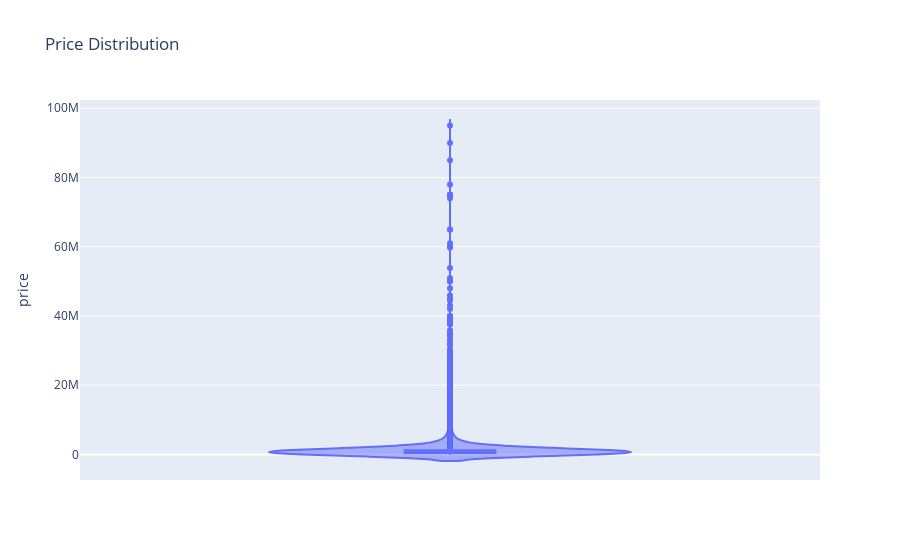

The notebook cell saved with this chart:
### Markdown cell above
### Analyze the target ('price') column

### Code cell
import plotly.express as px
#plot the price distribution with violin plot
fig = px.violin(df, y='price', box=True, title='Price Distribution')
fig.show()

### Figure 1 — Plotly figure (JSON) as saved in the notebook; plotly's stock layout.template omitted (floating-point values rounded to 4 significant figures; data arrays with more than 128 entries replaced by an {"elided": "..."} marker saying what was removed)
{"data": [{"alignmentgroup": "True", "box": {"visible": true}, "hovertemplate": "price=%{y}<extra></extra>", "legendgroup": "", "marker": {"color": "#636efa"}, "name": "", "offsetgroup": "", "orientation": "v", "scalegroup": "True", "showlegend": false, "type": "violin", "x0": " ", "xaxis": "x", "y": {"elided": "35389 int values"}, "y0": " ", "yaxis": "y"}], "layout": {"legend": {"tracegroupgap": 0}, "title": {"text": "Price Distribution"}, "violinmode": "group", "xaxis": {"anchor": "y", "domain": [0, 1]}, "yaxis": {"anchor": "x", "domain": [0, 1], "title": {"text": "price"}}}}
